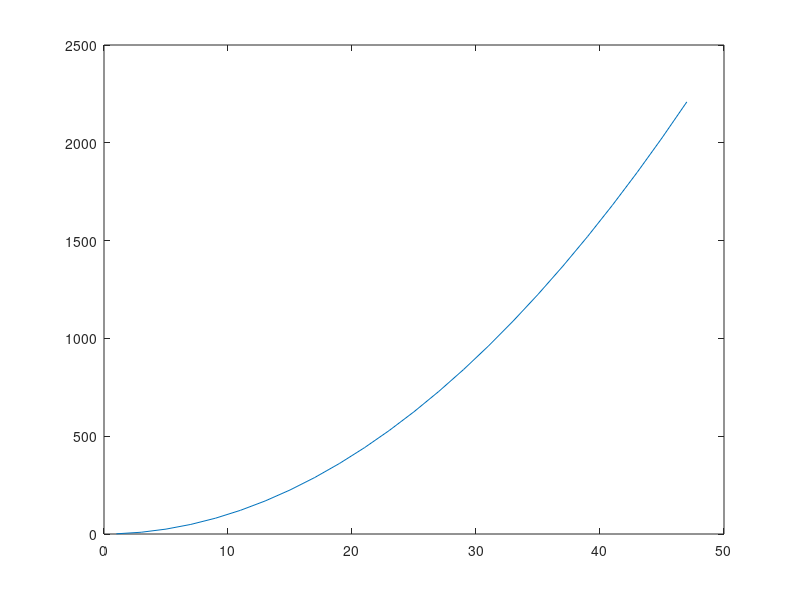

Here is the MATLAB script that generated this plot:
%%%%%%%%%%%%%%%%%%%%%%%%%%%%%%%%%%%%%%%%%%%%%%%%%%%%%%%%%%%%%%%%%%%%%%%%%%
% Assignment 2: Matlab Basics
%
% Due: September 13, 2019
%
% Instructions: 

% Edit this m-file in MATLAB and save your answers in it. At the top of 
% your file, you should have a comment section with your name, the due date,
% and a brief description of what is contained in the file. This will be the 
% standard format going forward for your assignments. If I don't ask for a
% specific variable name, use any name that you think is reasonable.
% Remember to use mixed case for your variables. You will need to add at
% least one line of code to every question except the final one. Do not put
% your executable code in comments unless the question specifically asks you to. 
%
%%%%%%%%%%%%%%%%%%%%%%%%%%%%%%%%%%%%%%%%%%%%%%%%%%%%%%%%%%%%%%%%%%%%%%%%%%

%% Your assignment comment block starts here 
%Hannah Black 
%Due: September 13, 2019
%Assignmet 2 solutions

%the following line will refresh your workspace each time you run your script
clear, close all 

% 1. Create a variable to store the name of the hurricane. 
BAH = "Dorian"

% 2. Create a variable myage and store your age on the day the hurricane is 
% supposed to impact our area in it. Subtract two from the value of the
% variable. Add one to the value of the variable. 
myage = (23-2) +1 


% 3. Use the built-in function namelengthmax to find out the maximum number of
% characters that you can have in an identifier name under your version of
% MATLAB. Store the value in a variable called myMaxNameLength
myMaxNameLength = namelengthmax

% 4. Create two variables to store a weight in pounds and ounces. Use who and whos
% to see the variables. Clear one of them and then use who and whos again.
weightPounds = 10
weightOunces = 160
who 
whos
clear weightOunces
who
whos 

% 5. Store a number with a decimal place in a double variable (the default). Convert the
% variable to the type int32 and store the result in a new variable (hint: this is known
% as casting in computer programming).
g = 23
int32 (g);
who
whos 

% 6. Create a variable called pounds to store a weight in pounds. Convert this to 
% kilograms and assign the result to a variable kilos.
pounds = 165
kilos = (pounds / 2.2046)

% 7. Create a variable fTemp to store a temperature in degrees Fahrenheit (F). 
% Convert this to degrees Celsius (C) and store the result in a variable cTemp.
fTemp = 75
cTemp = (fTemp -32) * 5/9

% 8. The function sin calculates and returns the sine of an angle in radians, 
% and the function sind returns the sine of an angle in degrees. Verify 
% that calling the sind function and passing 90 degrees to it results in 1. 
% Pass an argument to sin that also results in 1. 
sind (90)
sin (.5* pi) 

% 9. In the ASCII character encoding, the letters of the alphabet are, 
% in order: ?a? comes before ?b? and also ?A? comes before ?B?. However, 
% which comes first, the lower or uppercase letters?

% Answer: Uppercase letters come first becuase they are assigned a lower
% value than lowercase letters.


% 10. Using the colon operator, create the following row vectors:
% 2 3 4 5 6 7 
% 1.1000 1.3000 1.5000 1.7000 
% 8 6 4 2
% Store your results with variable names vecA, vecB and vecC respectively.
vecA = 2:7
vecB = 1.1000:.2:1.7000 
vecC = 8:-2:2

% 11. Give the MATLAB expression that would create a vector 
% (in a variable called vec) of 50 elements that range, equally spaced, 
% from 0 to 2pi:
vec = linspace(0,2*pi,50)

% 12. Using the colon operator and the transpose operator, 
% create a column vector that has the values -1 to 1 in steps of 0.5.
vecTwo = (-1:0.5:1).'

% 13. Create a variable called rows that is a random integer in the inclusive range 
% from 1 to 5. Create a variable called cols that is a random integer in the 
% inclusive range from 1 to 5. Create a matrix called result of all zeros with the 
% dimensions given by the values of rows and cols. 
rows=randi([1,5],1,5)
cols=randi([1,5],5,1)
result=zeros(5,5)

% 14. Find the sum of 3 + 5 + 7 + 9 + 11. Store the result in a variable. 
sumResult = [3,5,7,9,11] 
s = sum(sumResult)

% 15. Create a vector of five random integers, each in the inclusive range 
% from -10 to 10. Perform each of the following and store your results in 
% appropriately named variables. (you should have a seperate line of code for each):
% - subtract 3 from each element n
% - count how many are positive
% - get the absolute value of each element
% - find the maximum.
questionFifteen = randi ([-10,10],1,5)
questionFifteenPartTwo= questionFifteen -3
questionFifteenPartThree= sum(questionFifteenPartTwo(:) >= 0)
questionFifteenPartFour = abs(questionFifteenPartThree)
questionFifteenPartFive = max(questionFifteen)

% 16. Write some code that will calculate the area of a trapezoid. Create
% variables for base1, base2, and height and assign them values. Store the
% result of your calculation in a variable called trapArea. Comment your
% code so that another user can understand what your code does. 
base1=10
base2=20
height=15
trapArea=(((base2+base1)*height)/2)

% For the area of a trapaziod you add the bases up then times by the height
% then divide by two

% 17. The input function can be used to enter a vector, such as:
%      >> vec = input('Enter a vector: ')
%      Enter a vector: 4 : 7
%      vec = 4 5 6 7
% Experiment with this and write code to allow the user to enter a matrix.
% Store the input matrix in a variable called resultMatrix.
resultMatrix=randi(100,20,20);
questionSeventeen=input('Enter a matrix: ')

% 18. In biomechanics, a vector is a set of numbers that indicate 
% both magnitude and direction. Units such as velocity and force are vector 
% quantities. An example of a vector could be <2.34, 4.244, 5.323> meters/second. 
% This vector describes the velocity of an object at a certain point in 
% three-dimensional space, <x,y,z>. In solving problems related to vectors, 
% it?s handy to know the unit vector of a certain measurement. 
% A unit vector is a vector that has a certain direction, but a magnitude of 1.
% The equation for a unit vector in three-dimensional space is:

% u = <x,y,z>/sqrt(x^2 + y^2 + z^2)

% Write some code that prompts the user for x, y, and z values, and then 
% calculates the unit vector and stores the value in a variable called
% unitVector. 
X=input('Enter X value: ');
Y=input('Enter Y value: ');
Z=input('Enter Z value: ');
vectorInput = [X Y Z];
magnitude=sqrt(X.^2 + Y.^2 + Z.^2);
unitVector=(vectorInput/magnitude);

% 19. Generate a random integer n, create a vector of the integers 1 through 
% n in steps of 2, square them, and plot the squares. When I run your code
% I expect to see a plot pop up. 
n=randi(50)
vecD=(1:2:n)
H=(vecD.^2)
plot(vecD,H)

% 20. Copy and paste the following lines of code into the command window.
% You will probably need to do this one line at a time. Write a short
% description about what each line of code does. Put your response in a
% comment block in this m file. 

% Paste this code a line at a time into your command window:

% load cycloneTracks
% head(cycloneTracks)
% figure
% latMalakas = cycloneTracks.Latitude(cycloneTracks.ID == 1012);
% lonMalakas = cycloneTracks.Longitude(cycloneTracks.ID == 1012);
% geoplot(latMalakas,lonMalakas,'.-')
% geolimits([0 60],[100 180])
% hold on
% latMegi = cycloneTracks.Latitude(cycloneTracks.ID == 1013);
% lonMegi = cycloneTracks.Longitude(cycloneTracks.ID == 1013);
% geoplot(latMegi,lonMegi,'.-')

% Write a short description of what each line does here. It's ok if you 
% don't completely understand, just use your best guess after looking at a bit 
% documentation. Use the following format:

% line 133: this code does blah blah blah
% line 134: this code does blah blah blah
% etc. 
% line 184: loaded a table from cycloneTracks
% line 185: put headers on the bale
% line 186: brought up a blank figure window
% line 187: loaded another table with latitude information about the
% cyclones
% line 188:loaded another table with longitude information about the
% cyclones
% line 189: plotted the latitude and longitude of the cyclone on a map
% line 190: set geopraphic limits on the figure
% line 191: saved the current plot so if you were to add more data it woul
% dadd to the plot instead of erasing it
% line 192: loaded another table with latitude information about the
% of the figure with an ID number of 1013
% line 193: loaded another table with longitude information about the
% of the figure with an ID number of 1013
% line 194: plotted the latitude and longitude data from the second cyclone onto the plot of the first cyclone. This make the figure two seprate lines.   